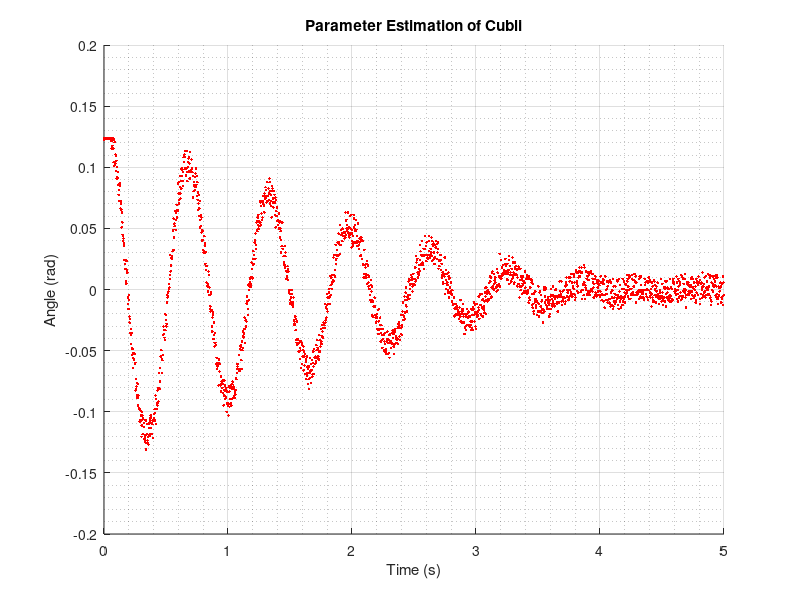

Recreate this plot in MATLAB. (Note: this script raises an error after producing the figure.)
clear all
close all
clc
%If you have conflicting model paths, run this command
%close_system('CubliParameterEstimation')
%Warning: It will take longer, since it has to completely reload the model,
%         but you only have to run the command once

%set documentation to 1 for best report-graph
%set documentation to 0 for best run-time experience :)
documentation = 0;

%----- IMPORTING TEST-DATA ------------------------------------------------
testData = csvread('PRINT_03.CSV');%, 0, 0, [0 0 1500 1]);% <-- simTime=3.75
t = (testData(:,1)'+5)';
Yvolt = testData(:,2);

%Data from Volt to radians
Vmin = 0.4708;    %   mean(voltage( 667:1243,1)) %voltage mean from 3.3 to 6.2 in time
Vmax = 0.9513;    %   mean(voltage(1336:2000,1)) %voltage mean from 6.7 to 10 in time
equVolt = 0.6945; %   mean(voltage(   1: 591,1)) %voltage mean from 0 to 2.9 in time
resRad = (1.5769)/(Vmax-Vmin);
Y = (Yvolt - equVolt)*resRad-0.005;

%----- SIMULATION ---------------------------------------------------------
stopI = 0;
isDone = 0;
%Defining Cubli parameters
T_m=0.005;
K=0.5;
J_w=0.601e-3;
J_f= 0.00936;   %0.8e-3;    %2.8e-3   <---initial guess parameter
initJf = J_f;
B_w=17.03e-6;
B_f= 0.003505;   %6.08e-3;   %6.08e-3  <---initial guess parameter
initBf = B_f;
m_w=0.222;
m_f=0.77-m_w;%0.354;
g=9.82;
l_w=0.093;
l_f=0.08498;%0.076;

u = zeros(size(Yvolt));  %<--vector of zeroes for simulation input
simIn = [ t u ];        %<--variables for simulation input

%Plot the test-data for refference
%To reposition figure window:
% - Resize figure windows and place it on the screen as you wish
% - Type get(gcf, 'position') in the terminal
% - Insert new positions below
if documentation == 1
    fig1 = figure;%('Position', [412, 313, 660, 485]);
else
   %fig1 = figure('Position', [277, 84, 1049, 700])
   %fig1 = figure('Position', [2,   32,  798, 784])
   fig1 = figure;%('Position', [-1022, -348, 576, 437]);
end

scatter(t,Y, 'r', '.')
grid on, grid minor;
title('Parameter Estimation of Cubli')
xlabel('Time (s)')
ylabel('Angle (rad)')
hold on

nrOfIterations = 100;         %|<--iterating only for the part needed
for i = 1:nrOfIterations     %|

%----- SIMULATION OF CURRENT ITERATION ------------------------------------
    
    Ym = simCubli( J_f, B_f, J_f, B_f );
    
%--------------------------------------------------------------------------

%----- PLOTTING THE RESULT OF EACH ITERATION ------------------------------
figure(fig1)
h = plot( t, Ym, 'linewidth', 1.2 );
if documentation == 1
    set(h, 'color', '[ .4 0 .6 ]');
end

if exist('hVeryOld', 'var')
    delete(hVeryOld);
end

if exist('hOld', 'var')
    if documentation == 1
        delete(hOld);
        legend('Test data', 'Estimation', 'Location', 'SouthEast')
    else
        hVeryOld = hOld;
        legend('Test data',            ...
               'Previous estimation',  ...
               'New estimation',       ...
               'Location', 'SouthEast')
    end
end

%Adding Normed RMS error label
if exist('tex', 'var')
    delete(tex);
end
if exist('errn', 'var')
    if documentation == 1
        errorSTR = ['Normed RMS error = ', num2str(errn), ' %'];
    else
        errorSTR = ['Normed RMS error  =  ', num2str(errn), ' %'];
    end
        tex = text(0.52, 0.13,        ...
               errorSTR,              ...
               'Color', '[ 0 .55 0 ]',...
               'FontSize', 12);
end

hOld = h;
drawnow;

%----- storing old values -------------------------------------------------
%error function
errn = sqrt(sum((Y-Ym).^2)/sum(Y.^2))*100;

if exist('errn', 'var')
    errnOld = errn; %<-- saving old error value for refference
end

if exist('Pval', 'var')
    PvalOld = Pval; %<-- saving old preformance value for refference
end

N = length(t); %<--setting N to degrees of freedom
% 
% %----- PERFORMANCE FUNCTION -----------------------------------------------
% %N = length(Y); %<--setting N to degrees of freedom
% %Pval = (1/(2*N))*sum( ((Y-Ym).^2) );
% P = (Y-Ym).^2;
% Pval = (1/(2*N))*sum(P) %<-- calculating new preformance value
% %--------------------------------------------------------------------------

Pval  = evalCostFunction(Y, t, J_f, B_f, J_f, B_f);

%----- Jump back to previous point if the performance is worse ------------
if exist('PvalOld', 'var')
    if Pval >= PvalOld
        J_f = J_f_old;
        B_f = B_f_old;
        break;
    end
end
%--------------------------------------------------------------------------

%----- PLOTTING PERFORMANCE/COST FUNCTION ---------------------------------

if i == 1
    Jf    = csvread('J.csv');
    Bf    = csvread('B.csv');
    Pval1 = csvread('C.csv');

    [ m, n ] = size(Jf);

    map = csvread('mapHotRodRed.csv');

    fig2 = figure;%('position', [-1022, 175, 576, 641]); %2    32   798   784
    mesh(Jf, Bf, Pval1, 'FaceColor', 'none');
    hold on
    alpha(0.8)
    colormap(map);
    %colorbar
    set(gca, 'view', [-177.5000   90.0000]); %-176.5000   30.0000 %194.5000   32.0000  %154.5000 16.0000

    %axis([ 0.00144 0.014     0.000505 0.02551     0 6e-3 ])
    
    %Minimum
    [minP, minColon ] = min(min(Pval1,[],1),[],2);
    [minP, minRow ] = min(Pval1(:,minColon),[],1);
    
    mini = plot3( Jf(minRow,minColon),         ...
                  Bf(minRow,minColon),         ...
                  Pval1(minRow,minColon),...
                  'o',                         ...
                  'MarkerEdgeColor', '[0 0 0]',...
                  'MarkerFaceColor', 'k',      ...
                  'MarkerSize', 6 );

    %SensTool finds this minimum
    sensToolP = evalCostFunction(Y, t, 0.0048, 0.0077, J_f, B_f );
    
    sens = plot3( 0.0048, 0.0077, sensToolP    ,...
                  'o',                          ...
                  'MarkerEdgeColor', '[0 .7 0]',...
                  'MarkerFaceColor', '[0 .7 0]',...
                  'MarkerSize', 6 );

    %Our own algorithm finds this
    ownP = evalCostFunction(Y, t, 0.0048, 0.0060, J_f, B_f );
    
    own = plot3( 0.0048, 0.0060, ownP         ,...
                 'o',                          ...
                 'MarkerEdgeColor', '[0 0 .9]',...
                 'MarkerFaceColor', '[0 0 .9]',...
                 'MarkerSize', 6 );

    title('Cost Function')
    xlabel('Frame inertia (J_F)')
    ylabel('Frame friction (B_F)')
    zlabel('Cost')

    legend( [mini, sens, own],                                   ...
            {'Minimum', 'Senstools Result', 'Own Implementation'},...
            'location', 'northwest' )

    drawnow

end

% if i >= 2    
%     title('Cost Function')
%     xlabel('Frame inertia (J_F)')
%     ylabel('Frame friction (B_F)')
%     zlabel('Cost')
% 
%      legend( [mini, sens, own],                                   ...
%              {'Minimum', 'Simulink Result', 'Own Implementation'},...
%              'location', 'northwest' )
% end

%--------------------------------------------------------------------------

%---- CALCULATING THE GRADIENT OF THE PERFORMANCE FUNCTION ----------------

%gradientOfP = 1/N  * sumFrom1toN( ( Y - Ym ) * Ym' )
%where:
%   Y      is the data recorded from test
%   Ym     is the model simulation output
%   Ym'    is the partial derivative of the simulated model with respect to
%          each of the parameters to be estimated.

%Problem:  We cannot directly differentiate the model since it is used
%          through simulation in Simulink
%Solution: Partial derivaties can be calculated nummericaly:

%In this case:
%parameters: J_f B_f
%small magnitude deviation from these parameters is set
p = 0.01;
     
%calculating the deviation
deltaJ_f = J_f+p*J_f;
deltaB_f = B_f+p*B_f;

%running the simulation again, now with the deviating parameter J_f
%and storring the result of the simulation
deltaYmJf = simCubli( deltaJ_f, B_f, J_f, B_f );

%running the simulation again, now with the deviating parameter B_f
%and storring the result of the simulation
deltaYmBf = simCubli( J_f, deltaB_f, J_f, B_f );

%finally calculating the derivatives of the model
YmDiffBf = ( deltaYmBf - Ym )/ p;
YmDiffJf = ( deltaYmJf - Ym )/ p;

%this however is just for the model.. and we need
%the gradient of the preformance function as stated earlier:
%gradientOfP = 1/N  * sumFrom1toN( ( Y - Ym ) * Ym' )
gJf = -(1/N)* sum((Y - Ym ).*YmDiffJf);
gBf = -(1/N)* sum((Y - Ym ).*YmDiffBf);

% %IF YOU SHOULD WANT TO PLOT THE GRADIENT
% gradJF = J_f-gJf;
% gradBF = B_f-gBf;
% 
% figure(fig2)
% gradP = evalCostFunction(Y, t, gradJF, gradBF, J_f, B_f);
% plot3(J_f, B_f, Pval, 'or',           ...
%              'MarkerFaceColor', 'r',  ...
%              'MarkerSize', 4)
% plot3(gradJF, gradBF, gradP, 'or',    ...
%              'MarkerFaceColor', 'b',  ...
%              'MarkerSize', 4)
% v1 = [J_f B_f Pval];
% v2 = [gradJF gradBF gradP];
% v = [v1; v2];
% plot3(v(:,1),v(:,2),v(:,3),'r', 'LineWidth', 1, 'LineStyle', ':')

J_f_old = J_f;
B_f_old = B_f;



    Pval = evalCostFunction(Y, t, J_f, B_f, J_f, B_f );

    Ym = simCubli( J_f, B_f, J_f, B_f );

    deltaJ_f = J_f+p*J_f;
    deltaB_f = B_f+p*B_f;

    deltaYmJf = simCubli( deltaJ_f, B_f, J_f, B_f );
    deltaYmBf = simCubli( J_f, deltaB_f, J_f, B_f );

    YmDiffBf = ( deltaYmBf - Ym )/ p;
    YmDiffJf = ( deltaYmJf - Ym )/ p;

    gJf = -(1/N)* ((Y - Ym )'*YmDiffJf);
    gBf = -(1/N)* ((Y - Ym )'*YmDiffBf);
    
    %Calculating hessian
    
    
    G = [ gJf gBf ]';
    
%      HJJf = (1/N) * (YmDiffJf'*YmDiffJf);
%      HJBf = (1/N) * (YmDiffJf'*YmDiffBf);
%      HBJf = (1/N) * (YmDiffBf'*YmDiffJf);
%      HBBf = (1/N) * (YmDiffBf'*YmDiffBf);
%      
%      H = [ HJJf  HJBf
%            HBJf  HBBf  ];
%      
%      theta = [ J_f B_f ]';
%      
%      
%      if (theta' * H * theta) > 0%<-- if H is positive definite in the 
%                                      %    current point, then we assume that
%                                      %    it is positive definite in the
%                                      %    neiborhood of the minimum.
%         posDef = 1;
%      else
%          posDef = 0;
%      end
%        
%      if posDef && i >= 6     
% 
%          detH = H(1,1)*H(2,2)-H(2,1)*H(1,2);
% 
%          invH = (1/detH)*[  H(2,2) -H(1,2)
%                            -H(2,1)  H(1,1) ]
% 
% 
% 
%         %figure;
%         %plot(t,P)
%         %hold on;
%         %plot(t,YmDiff)
% 
%         theta = theta -invH * G;
% 
%         J_f = theta(1);
%         B_f = theta(2);
% 
%         %calculate the new parameters
%         %J_f = J_f-gJf*s
%         %B_f = B_f-gBf*s*.1
%         %J_f = J_f-invH(1,1)*gJf-invH(1,2)*gBf
%         %B_f = B_f-invH(2,1)*gJf-invH(2,2)*gBf%*.01%<--the *.01 is an attempt to counter the too
%                                   %   high sensitivity of the parameter.
%                                   %   There exists a more beautifull method
%                                   %   for determining sensitivity
%         Pval = evalCostFunction(Y, t, J_f, B_f, J_f, B_f );
%         %----------------------------------------------------------------------
% 
%         figure(fig2)
%         plot3(J_f, B_f, Pval, 'ok', ...
%                      'MarkerFaceColor', 'k',           ...
%                      'MarkerSize', 2)
%               v1 = [J_f B_f Pval];
%               v2 = [J_f_old B_f_old PvalOld];
%               v = [v1; v2];
%         plot3(v(:,1),v(:,2),v(:,3),'k', 'LineWidth', 2, 'LineStyle', '-')
%      elseif posDef == 0 || i <6









    

%if isDone == 0;
    %----- STEEPEST DESCEND WITH FIBONACCI LINE SEARCH --------------------

%     while isDone == 0
%         %----- CALCULATING THE GRADIENT ---------------------------------------
%         Pval = evalCostFunction(Y, t, J_f, B_f, J_f, B_f );
%         
%         Ym = simCubli( J_f, B_f, J_f, B_f );
%         
%         deltaJ_f = J_f+p*J_f;
%         deltaB_f = B_f+p*B_f;
% 
%         deltaYmJf = simCubli( deltaJ_f, B_f, J_f, B_f );
%         deltaYmBf = simCubli( J_f, deltaB_f, J_f, B_f );
% 
%         YmDiffBf = ( deltaYmBf - Ym )/ p;
%         YmDiffJf = ( deltaYmJf - Ym )/ p;
% 
%         gJf = -(1/N)* sum((Y - Ym ).*YmDiffJf);
%         gBf = -(1/N)* sum((Y - Ym ).*YmDiffBf);
        
%         %IF YOU SHOULD WANT TO PLOT THE GRADIENT
%         gradJF = J_f-gJf;
%         gradBF = B_f-gBf;
%         
%         figure(fig2)
%         gradP = evalCostFunction(Y, t, gradJF, gradBF, J_f, B_f);
%         plot3(J_f, B_f, Pval, 'or',           ...
%                      'MarkerFaceColor', 'r',  ...
%                      'MarkerSize', 4)
%         plot3(gradJF, gradBF, gradP, 'or',    ...
%                      'MarkerFaceColor', 'b',  ...
%                      'MarkerSize', 4)
%         v1 = [J_f B_f Pval];
%         v2 = [gradJF gradBF gradP];
%         v = [v1; v2];
%         plot3(v(:,1),v(:,2),v(:,3),'r', 'LineWidth', 1, 'LineStyle', ':')
        
        %----------------------------------------------------------------------
        
    if exist('a','var')
        if c <= initPval
            initJf = a;
            initBf = b;
            initPval  = c;
        end
    else
        initPval  = evalCostFunction(Y, t, initJf, initBf, J_f, B_f);
%         figure(fig2);
%         initJf
%         initBf
%         initPval
%         plot3(initJf, initBf, initPval, 'ob', 'MarkerFaceColor', 'b', 'MarkerSize', 8)
%         drawnow;
    end

    % gradient is then:   g = [ gJf
    %                           gBf ]

    %------ The Forward-Backward Method -----------------------------------
    [ JFupper, BFupper ] = forwardBackward( J_f, B_f, Y, t, gJf, gBf, fig2 );
    
    Pval = evalCostFunction(Y, t, J_f, B_f, J_f, B_f );
    
    if 1 %plotRange == 
        figure(fig2)
        fPupper = evalCostFunction(Y, t, JFupper, BFupper, J_f, B_f);
        plot3(JFupper, BFupper, fPupper, 'ok', ...
             'MarkerFaceColor', 'k',           ...
             'MarkerSize', 2)
         plot3(J_f, B_f, Pval, 'ok',           ...
             'MarkerFaceColor', 'k',           ...
             'MarkerSize', 2)
        v1 = [JFupper BFupper fPupper];
        v2 = [J_f B_f Pval];
        v = [v1; v2];
        plot3(v(:,1),v(:,2),v(:,3),'k', 'LineWidth', 1, 'LineStyle', ':')
    end
    
    % bracket = [ (J_f, B_f) ; (JFupper BFupper) ]

    %----- FIBONACCI SEARCH -----------------------------------------------
    fprintf('\n\nfibonacciSearch Started\n\n')
    [ a, b, isDone ] = fibonacciSearchCubli(t, Y, J_f, B_f, initJf, initBf, JFupper, BFupper);
    
    c = evalCostFunction(Y, t, a, b, J_f, B_f);
    figure(fig2)
    if c <= initPval && isDone == 0
        plot3(a, b, c, 'ob', 'MarkerFaceColor', 'b', 'MarkerSize', 2)
        v1 = [initJf initBf initPval];
        v2 = [a b c];
        v = [v1; v2];
        plot3(v(:,1),v(:,2),v(:,3),'b', 'LineWidth', 1.4)
    end
    fprintf('\n\n---------------------------------------------------\n\n')
    J_f = a
    B_f = b
    fprintf('\n\n---------------------------------------------------\n\n')
    drawnow;

    %----------------------------------------------------------------------
%elseif isDone == 1;
    %----- NEWTON METHOD --------------------------------------------------
    
    
    %----- CALCULATING THE GRADIENT ---------------------------------------
    
%     J_f = J_f_old;
%     B_f = B_f_old;

    %end
errn
Pval
end


% plot3(J_f, B_f, Pval, 'ob',  ...
%       'MarkerFaceColor', 'b',...
%       'MarkerSize', 3)
%   
%   plot3(deltaJ_f, deltaB_f, Pval, 'or',  ...
%       'MarkerFaceColor', 'r',...
%       'MarkerSize', 3)
%   pause(10)